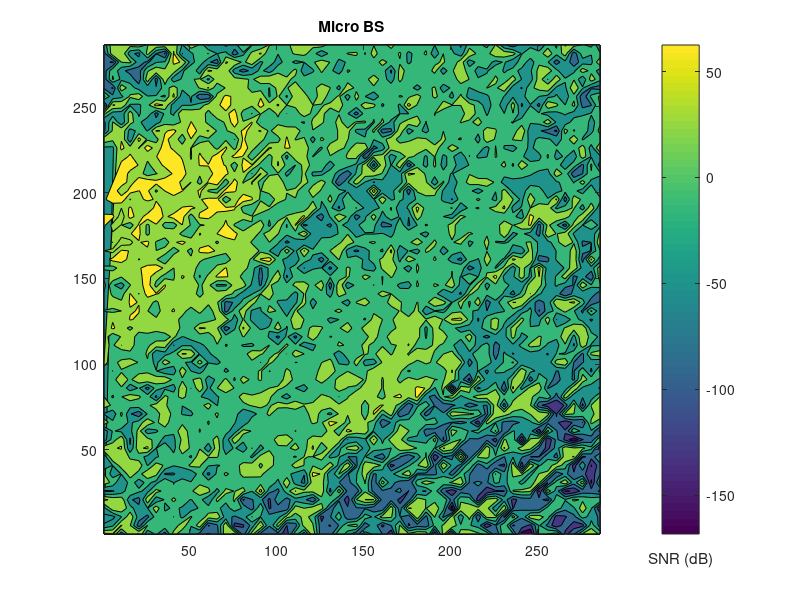

MATLAB code to generate this figure: (Note: this script raises an error after producing the figure.)
load('Heatmap_17_07_MacroMicroBS_Models.mat')
StationSNR = reshape([Clusters.snrVals],2,length(Clusters))

nRes = sqrt(length(Clusters));

x = 1:290/nRes:290;
y = 1:290/nRes:290;


figure

contourf(x,y,reshape(StationSNR(2,:),nRes,nRes),6)
h = colorbar
xlabel(h,'SNR (dB)')
title('Micro BS')
hold on
for ii = 2:6
plot(Stations(ii).Position(1),Stations(ii).Position(2),'ro','MarkerFaceColor','r','MarkerSize',10)
end
xlabel('Meters (x)')
ylabel('Meters (y)')


% figure
% subplot(3,2,1)
% contourf(reshape(StationSNR(1,:),nRes,nRes),5)
% colorbar
% title('Macro BS')
% 
% subplot(3,2,2)
% contourf(reshape(StationSNR(2,:),nRes,nRes),5)
% colorbar
% title('Micro BS')
% 
% 
% 
% 
% subplot(3,2,3)
% contourf(reshape(StationSNR(3,:),58,58),10)
% colorbar
% title('Micro BS 2')
% 
% subplot(3,2,4)
% contourf(reshape(StationSNR(4,:),58,58),10)
% colorbar
% title('Micro BS 3')
% 
% subplot(3,2,5)
% contourf(reshape(StationSNR(5,:),58,58),10)
% colorbar
% title('Micro BS 4')
% 
% subplot(3,2,6)
% contourf(reshape(StationSNR(6,:),58,58),10)
% colorbar
% title('Micro BS 5')
% 
% 



